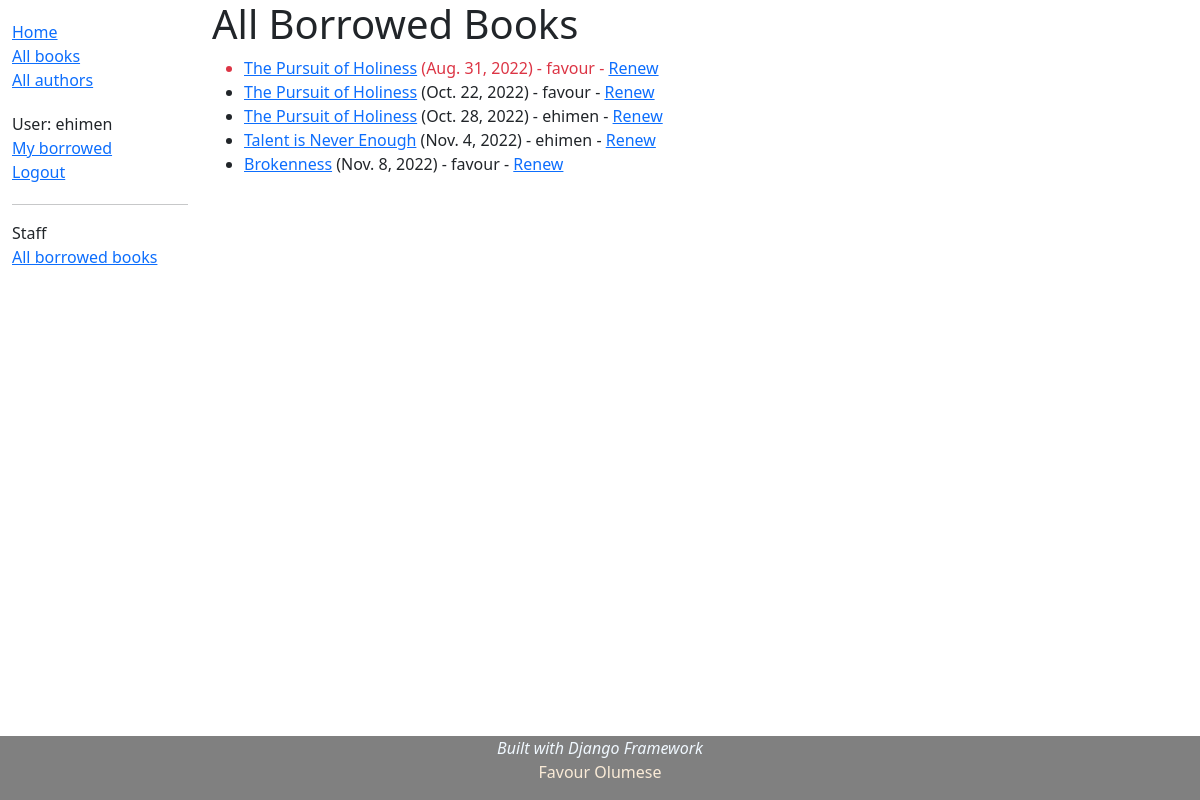
The page /catalog/borrowedbooks/ (signed in) on the database as committed earlier.
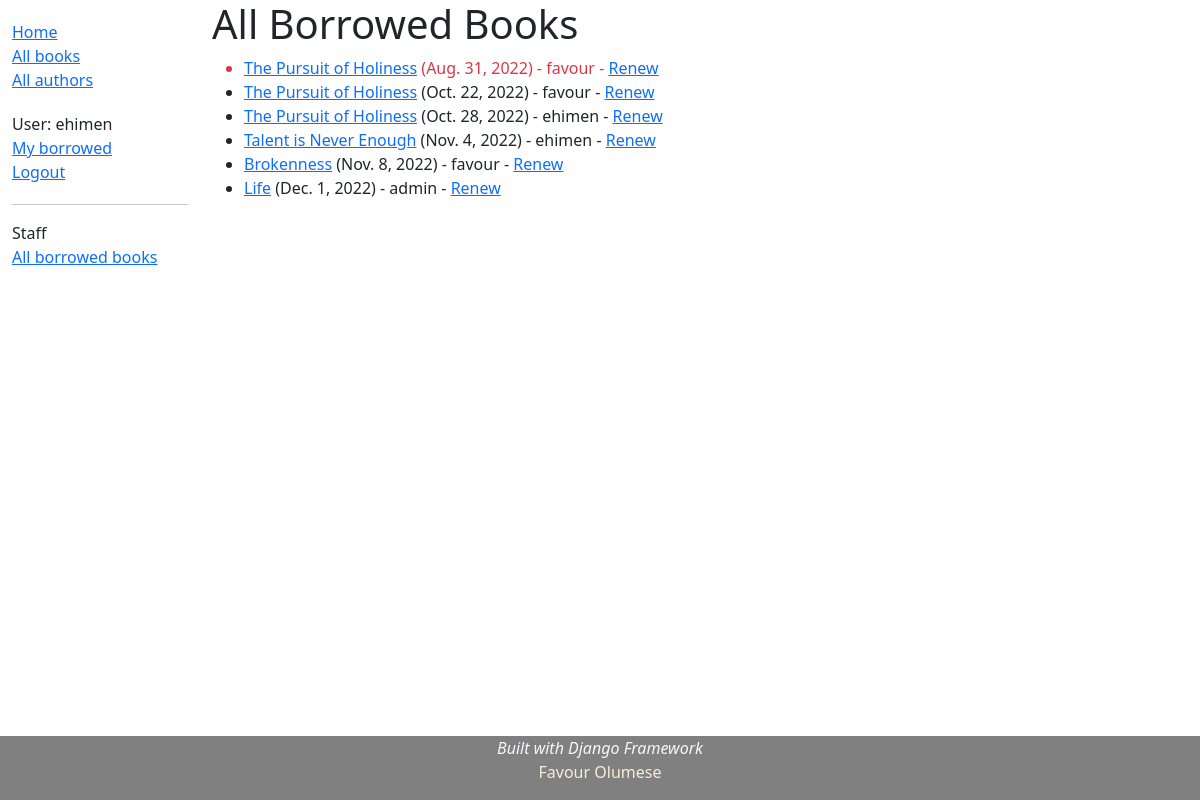
The same page on the database as committed later.
### catalog/models.py (models this page shows, shortened)
class BookInstance(models.Model):
    id = models.UUIDField(primary_key=True, default=uuid.uuid4,
        help_text='Unique ID for this particular book across whole library.')
    book = models.ForeignKey('Book', on_delete=models.RESTRICT, null=True)
    imprint = models.CharField(max_length=200)
    due_back = models.DateField(null=True, blank=True)
    borrower = models.ForeignKey(User, on_delete=models.SET_NULL, null=True, blank=True)
    LOAN_STATUS = (
        ('m', 'Maintenance'),
        ('o', 'On loan'),
        ('a', 'Available'),
        ('r', 'Reserved'),
    )
    status = models.CharField(
        max_length=1,
        choices=LOAN_STATUS,
        blank=True,
        default='m',
        help_text='Book availabilty'
    )
    class Meta:
        ordering = ['due_back']
        permissions = (("can_mark_returned", "Set book as returned"),
                        ("can_renew", "Renew book due date"),
                        )
    @property
    def is_overdue(self):
        return bool(self.due_back and date.today() > self.due_back)

class Book(models.Model):
    title = models.CharField(max_length=200)
    author = models.ForeignKey('Author', on_delete=models.SET_NULL, null=True)
    summary = models.TextField(max_length=1000,
    help_text = 'Enter a brief description of the book')
    isbn = models.CharField('ISBN', max_length=13, unique=True,
    help_text='13 Character <a href="https://www.isbn-international.org/\
    content/what-isbn">ISBN number</a>')
    genre = models.ManyToManyField(Genre,
    help_text='Select a genre for this book.')
    language = models.ForeignKey('Language', on_delete=models.SET_NULL, null=True)
    def display_genre(self):
        """Create a string for the Genre. This is required to display
        genre in Admin. The ManyToManyField prevent the __str__
        from performing this function."""
        return ', '.join(genre.name for genre in self.genre.all()[:3])
    display_genre.short_description = 'Genre'
    class Meta:
        permissions = (('can_edit_books', 'Edit books\' details'),)

### catalog/views.py (the view)
# urls.py: path('borrowedbooks/', views.BorrowedBooksListView.as_view(), name='borrowed-books'),
class BorrowedBooksListView(PermissionRequiredMixin, generic.ListView):
    model = BookInstance
    template_name = 'catalog/all_borrowed_books.html'
    paginate_by = 10
    permission_required = 'catalog.can_mark_returned'
    def get_queryset(self):
        return BookInstance.objects.filter(status__exact='o').order_by('due_back')

### catalog/templates/catalog/all_borrowed_books.html (shortened to what this page needs)
{% extends "catalog/base_generic.html" %}
{% block content %}
    <h1>All Borrowed Books</h1>
    {% if bookinstance_list %}
        <ul>
            {% for bookinst in bookinstance_list %}
                <li class="{% if bookinst.is_overdue %}text-danger{% endif %}">
                    <a href="{% url 'book-detail' bookinst.book.pk %}">{{ bookinst.book.title }}</a>
                    ({{ bookinst.due_back }}) - {{ bookinst.borrower }}
                    {% if perms.catalog.can_renew %}
                     - <a href="{% url 'renew-book-librarian' bookinst.id %}">Renew</a>
                    {% endif %}
                </li>
            {% endfor %}
        </ul>
    {% else %}
        <p>There are no books borrowed.</p>
    {% endif %}
{% endblock %}

Rows that differ between the two databases and show on the page:
added BookInstance: book "Life", due_back "Dec. 1, 2022", borrower "admin"
